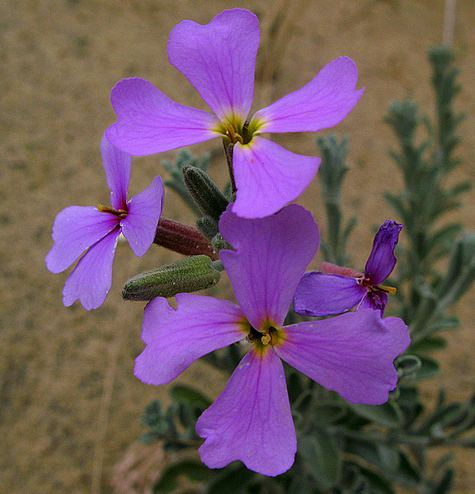
%> input picture L0smoothing/pflower.jpg, 475 x 494 px
$ octave --eval "result = L0Smoothing_PT(imread('pflower.jpg'));"   (GNU Octave 9; MATLAB toolbox functions it lacks are replaced by stand-ins)
%> lines starting %> are read from the running program, lines starting %| are printed output that depends on the picture; in (x1, y1, x2, y2) boxes, pixels count from 0 and x2, y2 are one past the last pixel; in counts of white or black regions, pixels touching at a corner belong together; the program's own positions count from 1
%   Distribution code Version 1.0 -- 09/23/2011 by Jiaya Jia Copyright 2011, The Chinese University of Hong Kong.
%
%   The Code is created based on the method described in the following paper
%   [1] "Image Smoothing via L0 Gradient Minimization", Li Xu, Cewu Lu, Yi Xu, Jiaya Jia, ACM Transactions on Graphics,
%   (SIGGRAPH Asia 2011), 2011.
%
%   The code and the algorithm are for non-comercial use only.


function S = L0Smoothing_PT(Im, lambda, kappa)
%L0Smooth - Image Smoothing via L0 Gradient Minimization
%   S = L0Smooth(Im, lambda, kappa) performs L0 graidient smoothing of input
%   image Im, with smoothness weight lambda and rate kappa.
%
%   Paras:
%   @Im    : Input UINT8 image, both grayscale and color images are acceptable.
%   @lambda: Smoothing parameter controlling the degree of smooth. (See [1])
%            Typically it is within the range [1e-3, 1e-1], 2e-2 by default.
%   @kappa : Parameter that controls the rate. (See [1])
%            Small kappa results in more iteratioins and with sharper edges.
%            We select kappa in (1, 2].
%            kappa = 2 is suggested for natural images.
%
%   Example
%   ==========
%   Im  = imread('pflower.jpg');
%   S  = L0Smooth(Im); % Default Parameters (lambda = 2e-2, kappa = 2)
%   figure, imshow(Im), figure, imshow(S);


if ~exist('kappa','var')
    kappa = 2.0;
end
if ~exist('lambda','var')
    lambda = 2e-2;
end
S = im2double(Im);
betamax = 1e5;

fx = [1, -1];
fy = [1; -1];
[N,M,D] = size(Im);
%> N = 494; M = 475; D = 3
sizeI2D = [N,M];
%> sizeI2D = [494 475]
otfFx = psf2otf(fx,sizeI2D);
otfFy = psf2otf(fy,sizeI2D);
Normin1 = fft2(S);
Denormin2 = abs(otfFx).^2 + abs(otfFy ).^2;
if D>1
    Denormin2 = repmat(Denormin2,[1,1,D]);
end
beta = 2*lambda;

betamin = 1e-100;
maxIter = 100;

iter = 1;
while beta < betamax && beta > betamin && iter < maxIter
    Denormin   = 1 + beta*Denormin2;
    % h-v subproblem
    h = [diff(S,1,2), S(:,1,:) - S(:,end,:)];
    v = [diff(S,1,1); S(1,:,:) - S(end,:,:)];
    if D==1
        t = (h.^2+v.^2)<lambda/beta;
    else
        t = sum((h.^2+v.^2),3)<lambda/beta;
        t = repmat(t,[1,1,D]);
    end
    h(t)=0; v(t)=0;
    % S subproblem
    Normin2 = [h(:,end,:) - h(:, 1,:), -diff(h,1,2)];
    Normin2 = Normin2 + [v(end,:,:) - v(1, :,:); -diff(v,1,1)];
    FS = (Normin1 + beta*fft2(Normin2))./Denormin;
    S = real(ifft2(FS));
    beta = beta*kappa;
    fprintf('.');
    %[beta]
    %[betamax]
    iter = iter + 1;
end
%> this loop made 22 passes
%> pass 1, in L0Smoothing_PT, `h = [diff(S,1,2), S(:,1,:) - S(:,end,:)];`:
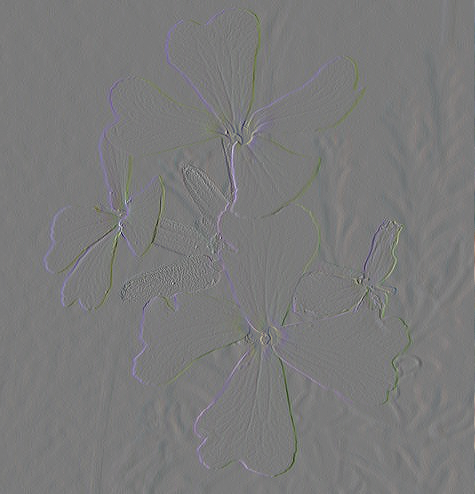
%> h: size 494x475x3 double; mean R, G, B 4.85e-21, 7.1e-22, -9.46e-22; drawn with min black and max white
%> pass 1, in L0Smoothing_PT, `v = [diff(S,1,1); S(1,:,:) - S(end,:,:)];`:
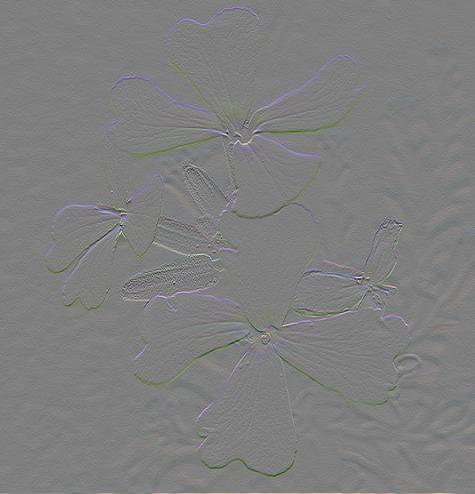
%> v: size 494x475x3 double; mean R, G, B -6.56e-18, 4.21e-18, 3.16e-19; drawn with min black and max white
%> pass 1, in L0Smoothing_PT, `t = sum((h.^2+v.^2),3)<lambda/beta;`:
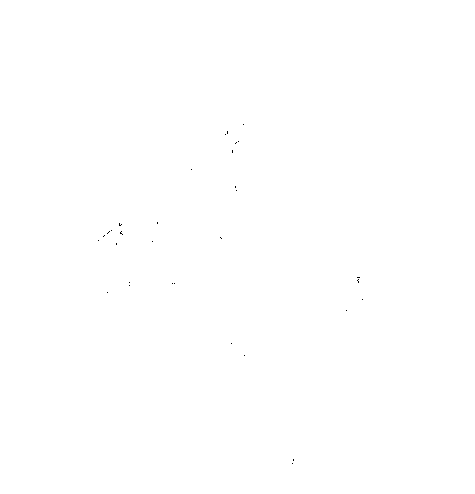
%> t: size 494x475 logical; 100% white; black in thin lines or dots, all inside (x1, y1, x2, y2) = (98, 124, 363, 464)
%> after the loop:
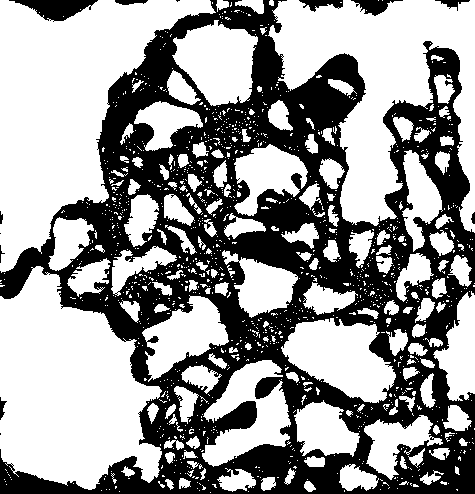
%> t: size 494x475x3 logical; 59.6% white; 13 black regions (3 under 20 px), largest, box (x1, y1, x2, y2) and area: (0, 0, 475, 494) 92668, (9, 0, 98, 22) 1032, (351, 0, 403, 16) 394
%> after the loop, beta = 167772.2; iter = 23
%> `result = L0Smoothing_PT(imread('pflower.jpg'));`:
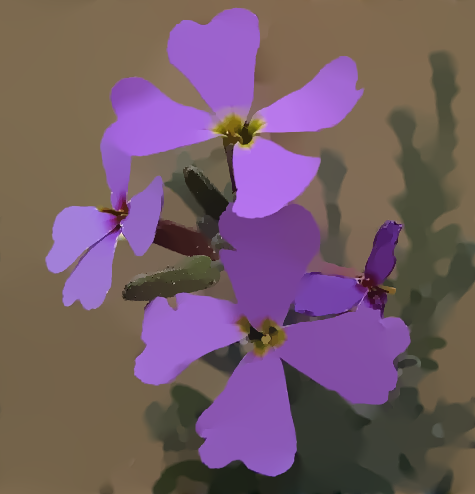
%> result: size 494x475x3 double; mean R, G, B 0.443, 0.344, 0.396; mean of the top-left, top-right, bottom-left and bottom-right quarters 0.436, 0.423, 0.386, 0.331; drawn with min black and max white
fprintf('\n');
end
